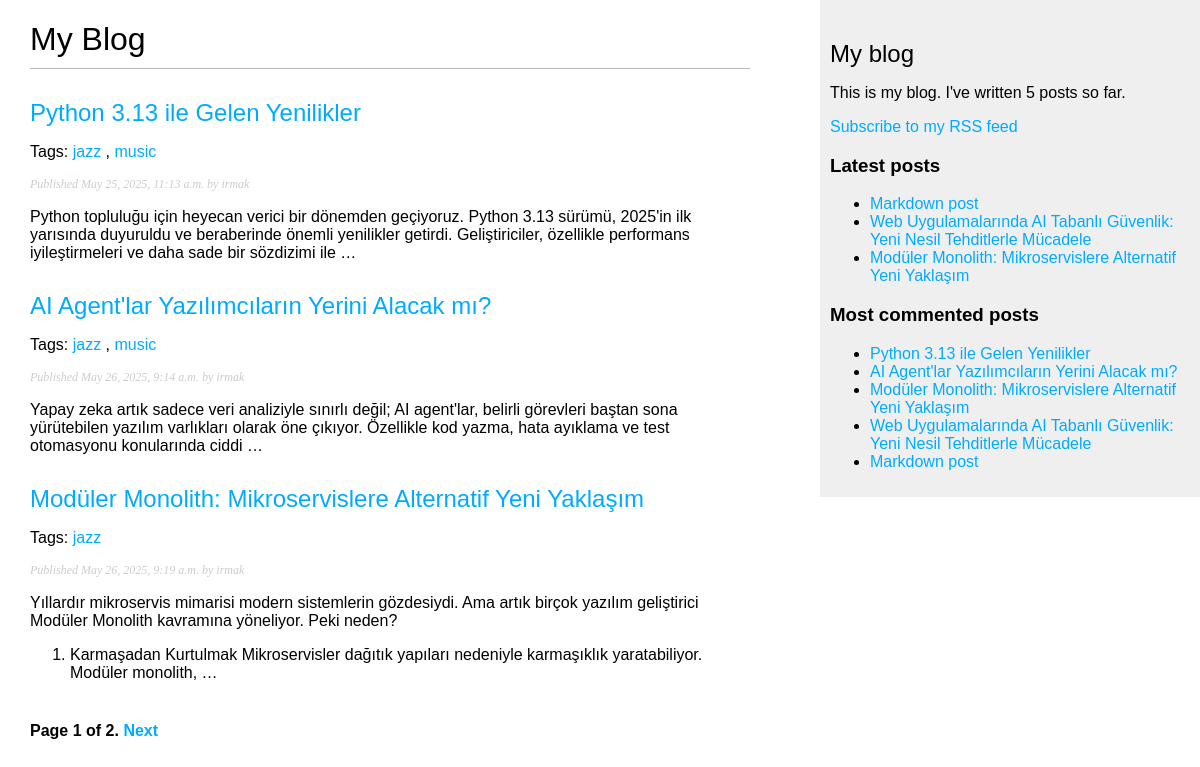
Screenshot of /blog/ with the database file from the repository.
### blog/models.py (models this page shows, shortened)
class Post(models.Model):
    tags = TaggableManager()
    class Status(models.TextChoices):
        DRAFT = 'DF', 'Draft'
        PUBLISHED = 'PB', 'Published'
    title = models.CharField(max_length=250)
    slug = models.SlugField(max_length=250,
                            unique_for_date='publish')
    author = models.ForeignKey(User,
                               on_delete=models.CASCADE,
                               related_name='blog_posts')
    body = models.TextField()
    publish = models.DateTimeField(default=timezone.now)
    created = models.DateTimeField(auto_now_add=True)
    updated = models.DateTimeField(auto_now=True)
    status = models.CharField(max_length=2,
                              choices=Status.choices,
                              default=Status.DRAFT)
    objects = models.Manager() # The default manager.
    published = PublishedManager() # Our custom manager.
    def get_absolute_url(self):
        return reverse('blog:post_detail',
                        args=[self.publish.year,
                              self.publish.month,
                              self.publish.day,
                              self.slug])

### blog/views.py (the view)
# urls.py: path('', views.post_list, name='post_list'),
def post_list(request, tag_slug=None):
    posts = Post.published.all()
    tag = None
    if tag_slug:
        tag = get_object_or_404(Tag, slug=tag_slug)
        posts = posts.filter(tags__in=[tag])
    paginator = Paginator(posts, 3)
    page_number = request.GET.get('page', 1)
    try:
        posts = paginator.page(page_number)
    except PageNotAnInteger:
        posts = paginator.page(1)
    except EmptyPage:
        posts = paginator.page(paginator.num_pages)
    return render(request,
                  'blog/post/list.html',
                  {'posts': posts,
                   'tag': tag})

### blog/models.py (called while the page is built)
    def get_queryset(self):
        return super().get_queryset()\
            .filter(status=Post.Status.PUBLISHED)

### blog/templatetags/blog_tags.py (called while the page is built)
@register.simple_tag
def total_posts():
    return Post.published.count()

@register.inclusion_tag('blog/post/latest_posts.html')
def show_latest_posts(count=5):
    latest_posts = Post.published.order_by('-publish')[:count]
    return {'latest_posts': latest_posts}

@register.simple_tag
def get_most_commented_posts(count=5):
    return Post.published.annotate(
                total_comments=Count('comments')
           ).order_by('-total_comments')[:count]

@register.filter(name='markdown')
def markdown_format(text):
    return mark_safe(markdown.markdown(text))

### blog/templates/blog/post/list.html (shortened to what this page needs)
{% extends "blog/base.html" %}
{% load blog_tags %}
{% block content %}
    <h1>My Blog</h1>
    {% for post in posts %}
        <h2>
            <a href="{{ post.get_absolute_url }}">
            {{ post.title }}
            </a>
        </h2>
        <p class="tags">
            Tags:
            {% for tag in post.tags.all %}
              <a href="{% url "blog:post_list_by_tag" tag.slug %}">
                {{ tag.name }}
              </a>
              {% if not forloop.last %}, {% endif %}
          {% endfor %}
        </p>
        <p class="date">
            Published {{ post.publish }} by {{ post.author }}
        </p>
        {{ post.body|markdown|truncatewords_html:30 }}
    {% endfor %}
    {% include "blog/pagination.html" with page=posts %}
{% endblock %}

### blog/templates/blog/base.html (shortened to what this page needs)
{% load blog_tags %}
{% load static %}
<!DOCTYPE html>
<html>
  <head>
    <link href="{% static "css/blog.css" %}" rel="stylesheet">
  </head>
  <body>
    <div id="content">{% block content %} {% endblock %}</div>
    <div id="sidebar">
      <h2>My blog</h2>
      <p>
        This is my blog.
        I've written {% total_posts %} posts so far.
      </p>
      <p>
        <a href="{% url "blog:post_feed" %}">
        Subscribe to my RSS feed
        </a>
      </p>
      <h3>Latest posts</h3>
      {% show_latest_posts 3 %}
      <h3>Most commented posts</h3>
      {% get_most_commented_posts as most_commented_posts %}
      <ul>
        {% for post in most_commented_posts %}
        <li>
          <a href="{{ post.get_absolute_url }}">{{ post.title }}</a>
        </li>
      {% endfor %}
      </ul>
    </div>
  </body>
</html>

### blog/templates/blog/pagination.html (shortened to what this page needs)
<div class="pagination">
    <span class="step-links">
    <span class="current">
      Page {{ page.number }} of {{ page.paginator.num_pages }}.
    </span>
    {% if page.has_next %}
    <a href="?page={{ page.next_page_number }}">Next</a>
    {% endif %}
  </span>
</div>

### blog/templates/blog/post/latest_posts.html
<ul>
    {% for post in latest_posts %}
     <li>
        <a href="{{ post.get_absolute_url }}">{{ post.title }}</a>
     </li>
    {% endfor %}
</ul>

### blog/static/css/blog.css (style rules this page uses)
body { margin:0; padding:0; font-family:helvetica, sans-serif; }
a { color:#00abff; text-decoration:none; }
h1 { font-weight:normal; border-bottom:1px solid #bbb; padding:0 0 10px 0; }
h2 { font-weight:normal; margin:30px 0 0; }
#content { float:left; width:60%; padding:0 0 0 30px; }
#sidebar { float:right; width:30%; padding:10px; background:#efefef; height:100%; }
p.date { color:#ccc; font-family: georgia, serif; font-size: 12px; font-style: italic; }
.pagination { margin:40px 0; font-weight:bold; }

### rows the page displays
Post: title "Python 3.13 ile Gelen Yenilikler", publish "May 25, 2025, 11:13 a.m.", author "irmak", body "Python topluluğu için heyecan verici bir dönemden geçiyoruz. Python 3.13 sürümü, 2025'in ilk yarısında duyuruldu ve beraberinde önemli yenilikler getirdi. Geliştiriciler, özellikle performans iyileştirmeleri ve daha sade bir sözdizimi ile …"
Tag: name "jazz"
Tag: name "music"
Post: title "AI Agent'lar Yazılımcıların Yerini Alacak mı?", publish "May 26, 2025, 9:14 a.m.", author "irmak", body "Yapay zeka artık sadece veri analiziyle sınırlı değil; AI agent'lar, belirli görevleri baştan sona yürütebilen yazılım varlıkları olarak öne çıkıyor. Özellikle kod yazma, hata ayıklama ve test otomasyonu konularında ciddi …"
Post: title "Modüler Monolith: Mikroservislere Alternatif Yeni Yaklaşım", publish "May 26, 2025, 9:19 a.m.", author "irmak", body "Yıllardır mikroservis mimarisi modern sistemlerin gözdesiydi. Ama artık birçok yazılım geliştirici Modüler Monolith kavramına yöneliyor. Peki neden? Karmaşadan Kurtulmak Mikroservisler dağıtık yapıları nedeniyle karmaşıklık yaratabiliyor. Modüler monolith, …"
Post: title "Markdown post"
Post: title "Web Uygulamalarında AI Tabanlı Güvenlik: Yeni Nesil Tehditlerle Mücadele"

### other values shown
{{ page.number }} "1"
{{ page.paginator.num_pages }} "2"
